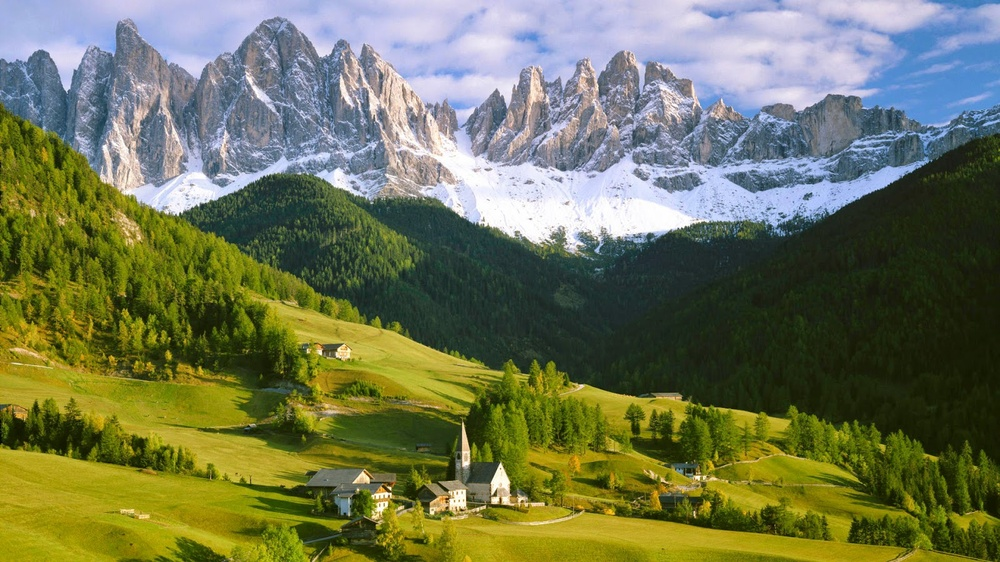
#> input picture cap12/teste.jpg, 1000 x 562 px, shrunk from 1600 x 900 before the run, found by its file name
$ python cap12.py
#> lines starting #> are read from the running program, lines starting #| are printed output that depends on the picture
# Capitulo 12 Livro

# Importando bibliotecas
import cv2 as cv
from matplotlib import pyplot as plt

img = cv.imread("cap12/teste.jpg") # Importando a imagem no código
#> img is the input picture: shape (562, 1000, 3); mean B, G, R 83.8, 117.7, 111.7
color = ('b','g','r') # Nomeando as cores

# Criando um loop de interações para criação do histrograma
for i, j in enumerate(color):
    histr = cv.calcHist([img], [i], None, [256], [0,256])
    plt.plot(histr, color = j)
    plt.xlim([0,256])

# Conversão para grayscale
gray = cv.cvtColor(img, cv.COLOR_BGR2GRAY)
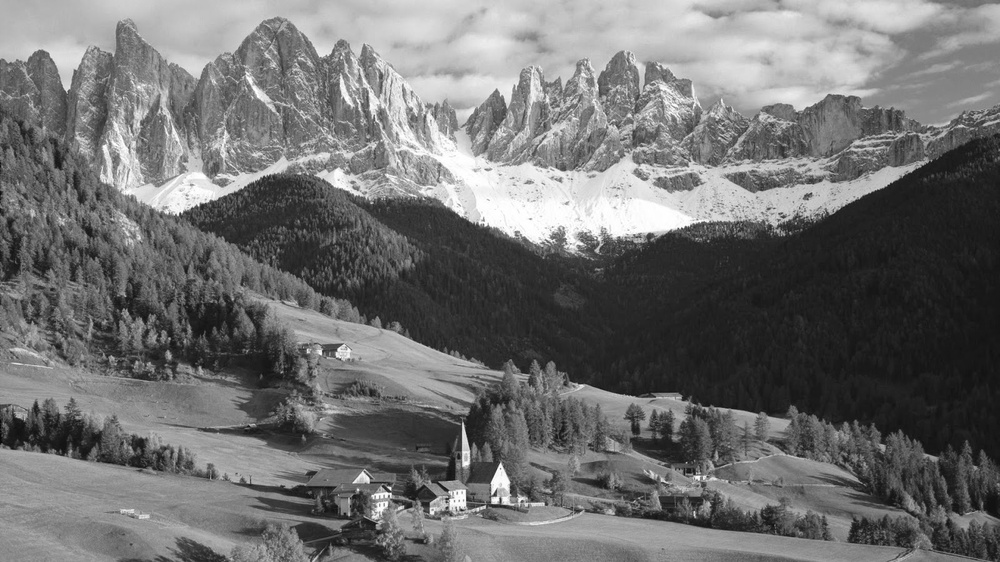
#> gray: shape (562, 1000); min 7, max 255, mean 112
cv.imshow("gray", gray)

# Conversão para HSV
hsv = cv.cvtColor(img, cv.COLOR_BGR2HSV)
#> hsv: shape (562, 1000, 3); mean H, S, V 64.1, 137.7, 130.4
cv.imshow("hsv", hsv)

# Conversão para YUV
yuv = cv.cvtColor(img, cv.COLOR_BGR2YUV)
#> yuv: shape (562, 1000, 3); mean of channels 0, 1, 2 112, 114.1, 127.7
cv.imshow("yuv", yuv)

#Conversão para YCRCB
ycbcr = cv.cvtColor(img, cv.COLOR_BGR2YCrCb)
#> ycbcr: shape (562, 1000, 3); mean of channels 0, 1, 2 112, 127.8, 112.1
cv.imshow("ycbcr", ycbcr)

# Mostrando imagem no openCV / Matplotlib
cv.imshow("imagem", img)
cv.waitKey(0)
cv.destroyAllWindows()
plt.show()
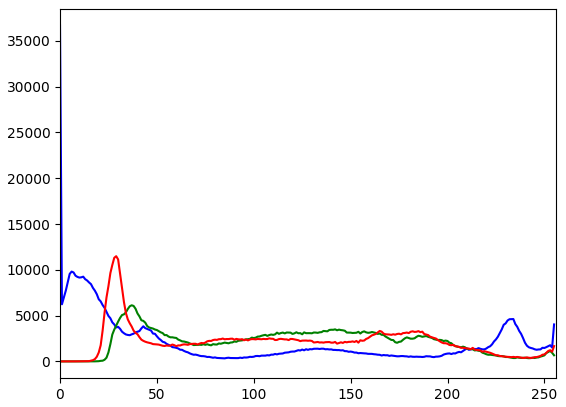
#> figure drawn by matplotlib, 1 panel; curve peaks at x = 0, y = 36691; curve peaks at x = 37, y = 6128; curve peaks at x = 29, y = 11489
